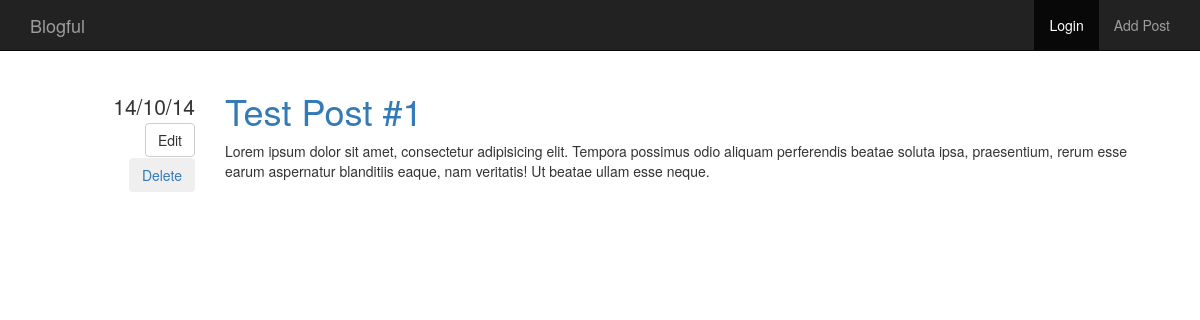
Screenshot of /post/2 with the database file from the repository.
### blog/models.py (models this page shows)
class Post(Base):
	__tablename__ = "posts"
	id = Column(Integer, Sequence("post_id_sequence"), primary_key=True)
	title = Column(String(1024))
	content = Column(Text)
	datetime = Column(DateTime, default=datetime.datetime.now)
	author_id = Column(Integer, ForeignKey("users.id"))

### blog/views.py (the view)
@app.route('/post/<int:id>')
def view_single_post(id):
	post = session.query(Post).filter(Post.id == id).one()
	return render_template('post.html',
		post=post
		)

### blog/filters.py (called while the page is built)
@app.template_filter()
def dateformat(date, format):
	if not date:
		return None
	return date.strftime(format)

### blog/templates/post.html
{% import "macros.html" as macros %}
{% extends "base.html" %}
{% block content %}
{{ macros.render_post(post)}}
{% endblock %}

### blog/templates/macros.html (shortened to what this page needs)
{% macro render_post(post) %}
<div class="row">
	<div class="col-md-2 text-right metadata">
		<ul class="list-unstyled">
			<li>
				{{post.datetime | dateformat("%d/%m/%y") }}
			</li>
			<li>
				<a href="{{ url_for('edit_post_get', id=post.id) }} "><button type="button" class="btn btn-default">Edit</button></a>
			</li>
			<li>
				<a href="{{ url_for('delete_post_get', id=post.id) }} "><button type="button" class="btn btn-inverse">Delete</button></a>
			</li>
		</ul>
	</div>
	<div class="col-md-10">
		<h1 class="undecorate">
			<a href="{{ url_for('view_single_post', id=post.id) }}">{{ post.title }}</a>
		</h1>
		{{ post.content | safe }}
	</div>
</div>
{% endmacro %}

### blog/static/css/main.css (style rules this page uses)
div.metadata { margin-top: 20px; font-size: 1.5em; }
.undecorate a { text-decoration: none; }

### rows the page displays
Post: datetime "14/10/14", title "Test Post #1", content "Lorem ipsum dolor sit amet, consectetur adipisicing elit. Tempora possimus odio aliquam perferendis beatae soluta ipsa, praesentium, rerum esse earum aspernatur blanditiis eaque, nam veritatis! Ut beatae ullam esse neque."
